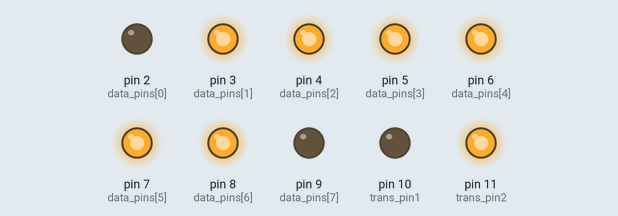
A sketch run on a simulated Arduino Uno, built with avr-gcc and run on an emulated ATmega328P. Shown: output pins drawn as LEDs (lit = HIGH).

Above: at 0.1 s.
At 4.1 s:
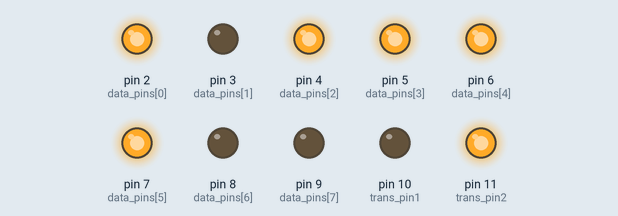
At 8.1 s:
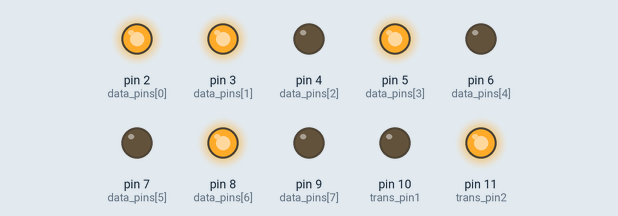
At 16.1 s:
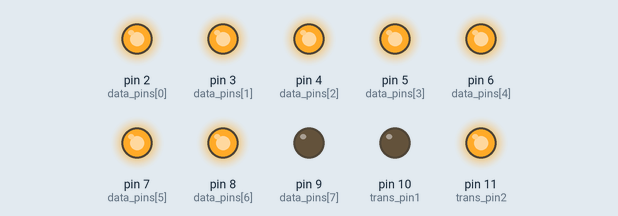
At 26.1 s:
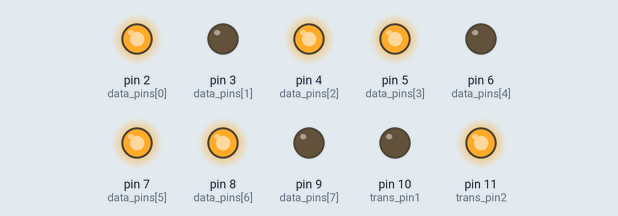
At 38.1 s:
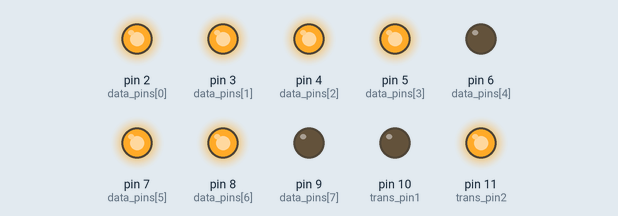
Timing chart, 0 to 39.6 s (numbered marks = the images above):
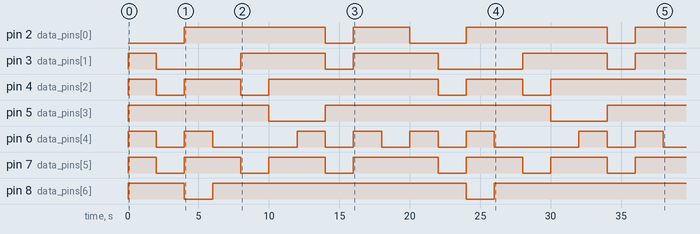

The sketch:

test-pin-layout.ino
```cpp
int data_pins[] = {2,3,4,5,6,7,8,9};
int trans_pin1 = 10;
int trans_pin2 = 11;
int temp_pin = A0;
int num = 0;

int display_number[][8] = {
  {0,1,1,1,1,1,1,0}, // 0
  {0,0,0,1,0,0,1,0}, // 1
  {1,0,1,1,1,1,0,0}, // 2
  {1,0,1,1,0,1,1,0}, // 3
  {1,1,0,1,0,0,1,0}, // 4
  {1,1,1,0,0,1,1,0}, // 5
  {1,1,1,0,1,1,1,0}, // 6
  {0,0,1,1,0,0,1,0}, // 7
  {1,1,1,1,1,1,1,0}, // 8
  {1,1,1,1,0,1,1,0}  // 9
};

void setup() {

  for(int i = 0; i <= 7; i++) {
    pinMode(data_pins[i], OUTPUT);
  }
  pinMode(trans_pin1, OUTPUT);
  pinMode(trans_pin2, OUTPUT);

  digitalWrite(trans_pin1, LOW);
  digitalWrite(trans_pin2, HIGH);

}

void push(int data_pins[], int arr[]) {

  for(int i = 0; i <= 7; i++) {
    digitalWrite(data_pins[i], arr[i]);
  }

}

void loop() {

  push(data_pins, display_number[num]);

  num++;
  if(num > 9) num = 0;

  delay(2000);

}
```

Measured:
- by itself, pin 2 (data_pins[0]): goes HIGH 10.0 s, LOW 2.0 s, HIGH 4.0 s, LOW 4.0 s, HIGH 10.0 s, LOW 2.0 s, then HIGH
- by itself, pin 3 (data_pins[1]): LOW → HIGH at 0.00 s, → LOW 2.0 s later, → HIGH 6.0 s later, → LOW 6.0 s later, … (9 changes in this stretch)
- by itself, pin 4 (data_pins[2]): LOW → HIGH at 0.00 s, → LOW 2.0 s later, → HIGH 2.0 s later, → LOW 4.0 s later, … (9 changes in this stretch)
- by itself, pin 5 (data_pins[3]): goes HIGH 10.0 s, LOW 4.0 s, HIGH 16.0 s, LOW 4.0 s, then HIGH
- by itself, pin 6 (data_pins[4]): LOW → HIGH at 0.00 s, → LOW 2.0 s later, → HIGH 2.0 s later, → LOW 2.0 s later, … (16 changes in this stretch)
- by itself, pin 7 (data_pins[5]): LOW → HIGH at 0.00 s, → LOW 2.0 s later, → HIGH 2.0 s later, → LOW 4.0 s later, … (13 changes in this stretch)
- by itself, pin 8 (data_pins[6]): goes HIGH 4.0 s, LOW 2.0 s, HIGH 18.0 s, LOW 2.0 s, then HIGH
